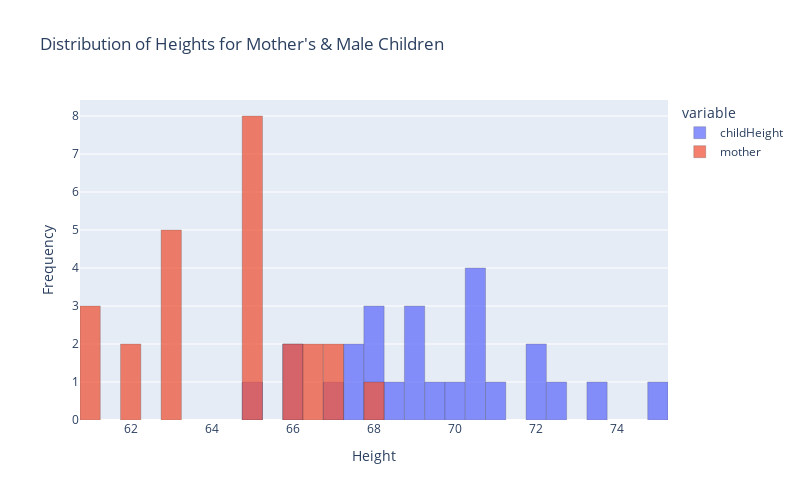

This figure's notebook cell:
### Markdown cell above
- Plot the distributions of the height of mothers and sons for a sample of size 25. Do the distributions appear to be significantly different? <span style="color:red" float:right>[5 point]</span>

### Code cell
num_samples = 25

male_children = families[families['gender'] == 'male']

sample = male_children.sample(n=num_samples)

fig = px.histogram(sample, x=['childHeight','mother'], nbins=30, title="Distribution of Heights for Mother's & Male Children")
fig.update_layout(
    xaxis_title='Height',
    yaxis_title='Frequency',
    barmode='overlay',
    width=800,
    height=500
)
fig.update_traces(opacity=0.75,marker=dict(line_width=0.25, line_color="black"))
fig.show()

### Figure 1 — Plotly figure (JSON) as saved in the notebook; plotly's stock layout.template omitted (floating-point values rounded to 4 significant figures)
{"data": [{"bingroup": "x", "hovertemplate": "variable=childHeight<br>value=%{x}<br>count=%{y}<extra></extra>", "legendgroup": "childHeight", "marker": {"color": "#636efa", "line": {"color": "black", "width": 0.25}, "pattern": {"shape": ""}}, "name": "childHeight", "nbinsx": 30, "opacity": 0.75, "orientation": "v", "showlegend": true, "type": "histogram", "x": [72.0, 73.5, 70.7, 70.5, 69.5, 69.0, 70.0, 75.0, 68.0, 68.0, 66.0, 69.0, 68.0, 67.5, 72.0, 67.0, 69.0, 67.5, 70.5, 65.0, 71.0, 68.5, 72.5, 66.0, 70.5], "xaxis": "x", "yaxis": "y"}, {"bingroup": "x", "hovertemplate": "variable=mother<br>value=%{x}<br>count=%{y}<extra></extra>", "legendgroup": "mother", "marker": {"color": "#EF553B", "line": {"color": "black", "width": 0.25}, "pattern": {"shape": ""}}, "name": "mother", "nbinsx": 30, "opacity": 0.75, "orientation": "v", "showlegend": true, "type": "histogram", "x": [62.0, 66.5, 66.0, 65.0, 65.0, 62.0, 63.0, 68.0, 65.0, 63.0, 63.0, 65.0, 61.0, 65.0, 65.0, 61.0, 65.0, 65.0, 67.0, 67.0, 66.0, 61.0, 66.5, 63.0, 63.0], "xaxis": "x", "yaxis": "y"}], "layout": {"barmode": "overlay", "height": 500, "legend": {"title": {"text": "variable"}, "tracegroupgap": 0}, "title": {"text": "Distribution of Heights for Mother's & Male Children"}, "width": 800, "xaxis": {"anchor": "y", "domain": [0, 1], "title": {"text": "Height"}}, "yaxis": {"anchor": "x", "domain": [0, 1], "title": {"text": "Frequency"}}}}
